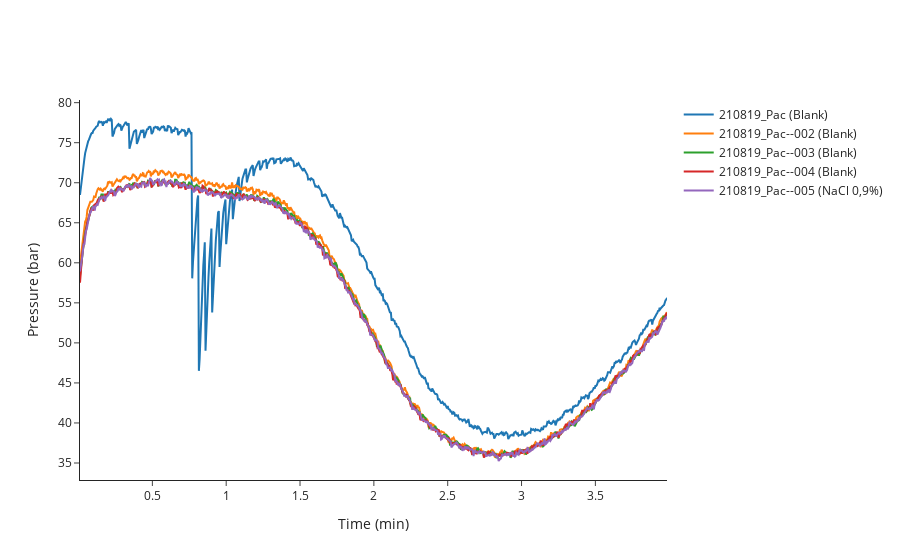

Write notebook code for a chart like this one.
### Code cell
date = '2021-08-19 15-50-49_1'

test_data = pc.get_features(tests[date])
test_metadata = pc.get_metadata(tests[date])

test_data.to_csv(f"dev/test_features_{date}.csv", index=False)
test_metadata.to_csv(f"dev/test_metadata_{date}.csv", index=False)
print(f"Test {date}: size: ", len(tests[date]), " indices:", tests[date])

fig_test=pc.plot_pressure_curves(indices = tests[date])
fig_test.update_layout(showlegend=False)
fig_test.write_image(f"dev/figures/fig_test_{date}_curves.png", width=550, height= 350, scale = 3)
fig_test.update_layout(showlegend=True)
fig_test.show()

fig_test_features = pc.plot_features(tests[date])
fig_test_features.update_layout(showlegend=False)
fig_test_features.write_image(f"dev/figures/fig_test_{date}_features.png", width=550, height= 350, scale = 3)
#fig_test_features.update_layout(showlegend=True)
#fig_test_features.show()

fig_test_features_raw = pc.plot_features_raw(tests[date])
fig_test_features_raw.update_layout(showlegend=False)
fig_test_features_raw.write_image(f"dev/figures/fig_test_{date}_features_raw.png", width=550, height= 350, scale = 3)
#fig_test_features_raw.update_layout(showlegend=True)
#fig_test_features_raw.show()

### Figure 1 — Plotly figure (JSON) as saved in the notebook; plotly's stock layout.template omitted (floating-point values rounded to 4 significant figures; data arrays with more than 128 entries replaced by an {"elided": "..."} marker saying what was removed)
{"data": [{"hovertemplate": "<b>index</b>: 116<br><b>name</b>: 210819_Pac<br><b>path</b>: C:/Users/Sandeep/Desktop/ExtractedSignals\\210819_Pac 2021-08-19 15-50-49\\210819_Pac.D<br><b>batch</b>: 210819_Pac 2021-08-19 15-50-49<br><b>batch_position</b>: 1<br><b>idle_time</b>: 163.0<br><b>sample</b>: Blank<br><b>method</b>: SAA_411_Pac.M<br><b>timestamp</b>: 2021-08-19 15:50:54<br><b>detector</b>: G1315C<br><b>pump</b>: G7116B<br><b>start_time</b>: 2021-08-19 15:53:24<br><b>end_time</b>: 2021-08-19 15:57:24<br><b>runtime</b>: 239.7000000000036<br><b>Time: </b>%{x}<br><b>Pressure: </b>%{y}<extra></extra>", "mode": "lines", "name": "210819_Pac (Blank)", "text": "<b>index</b>: 116<br><b>name</b>: 210819_Pac<br><b>path</b>: C:/Users/Sandeep/Desktop/ExtractedSignals\\210819_Pac 2021-08-19 15-50-49\\210819_Pac.D<br><b>batch</b>: 210819_Pac 2021-08-19 15-50-49<br><b>batch_position</b>: 1<br><b>idle_time</b>: 163.0<br><b>sample</b>: Blank<br><b>method</b>: SAA_411_Pac.M<br><b>timestamp</b>: 2021-08-19 15:50:54<br><b>detector</b>: G1315C<br><b>pump</b>: G7116B<br><b>start_time</b>: 2021-08-19 15:53:24<br><b>end_time</b>: 2021-08-19 15:57:24<br><b>runtime</b>: 239.7000000000036", "type": "scatter", "x": {"elided": "796 float values"}, "y": {"elided": "796 float values"}}, {"hovertemplate": "<b>index</b>: 117<br><b>name</b>: 210819_Pac--002<br><b>path</b>: C:/Users/Sandeep/Desktop/ExtractedSignals\\210819_Pac 2021-08-19 15-50-49\\210819_Pac--002.D<br><b>batch</b>: 210819_Pac 2021-08-19 15-50-49<br><b>batch_position</b>: 2<br><b>idle_time</b>: 39.0<br><b>sample</b>: Blank<br><b>method</b>: SAA_411_Pac.M<br><b>timestamp</b>: 2021-08-19 15:57:29<br><b>detector</b>: G1315C<br><b>pump</b>: G7110B<br><b>start_time</b>: 2021-08-19 15:58:03<br><b>end_time</b>: 2021-08-19 16:02:04<br><b>runtime</b>: 239.7000000000036<br><b>Time: </b>%{x}<br><b>Pressure: </b>%{y}<extra></extra>", "mode": "lines", "name": "210819_Pac--002 (Blank)", "text": "<b>index</b>: 117<br><b>name</b>: 210819_Pac--002<br><b>path</b>: C:/Users/Sandeep/Desktop/ExtractedSignals\\210819_Pac 2021-08-19 15-50-49\\210819_Pac--002.D<br><b>batch</b>: 210819_Pac 2021-08-19 15-50-49<br><b>batch_position</b>: 2<br><b>idle_time</b>: 39.0<br><b>sample</b>: Blank<br><b>method</b>: SAA_411_Pac.M<br><b>timestamp</b>: 2021-08-19 15:57:29<br><b>detector</b>: G1315C<br><b>pump</b>: G7110B<br><b>start_time</b>: 2021-08-19 15:58:03<br><b>end_time</b>: 2021-08-19 16:02:04<br><b>runtime</b>: 239.7000000000036", "type": "scatter", "x": {"elided": "796 float values"}, "y": {"elided": "796 float values"}}, {"hovertemplate": "<b>index</b>: 118<br><b>name</b>: 210819_Pac--003<br><b>path</b>: C:/Users/Sandeep/Desktop/ExtractedSignals\\210819_Pac 2021-08-19 15-50-49\\210819_Pac--003.D<br><b>batch</b>: 210819_Pac 2021-08-19 15-50-49<br><b>batch_position</b>: 3<br><b>idle_time</b>: 39.0<br><b>sample</b>: Blank<br><b>method</b>: SAA_411_Pac.M<br><b>timestamp</b>: 2021-08-19 16:02:09<br><b>detector</b>: G1315C<br><b>pump</b>: G7110B<br><b>start_time</b>: 2021-08-19 16:02:43<br><b>end_time</b>: 2021-08-19 16:06:43<br><b>runtime</b>: 239.7000000000036<br><b>Time: </b>%{x}<br><b>Pressure: </b>%{y}<extra></extra>", "mode": "lines", "name": "210819_Pac--003 (Blank)", "text": "<b>index</b>: 118<br><b>name</b>: 210819_Pac--003<br><b>path</b>: C:/Users/Sandeep/Desktop/ExtractedSignals\\210819_Pac 2021-08-19 15-50-49\\210819_Pac--003.D<br><b>batch</b>: 210819_Pac 2021-08-19 15-50-49<br><b>batch_position</b>: 3<br><b>idle_time</b>: 39.0<br><b>sample</b>: Blank<br><b>method</b>: SAA_411_Pac.M<br><b>timestamp</b>: 2021-08-19 16:02:09<br><b>detector</b>: G1315C<br><b>pump</b>: G7110B<br><b>start_time</b>: 2021-08-19 16:02:43<br><b>end_time</b>: 2021-08-19 16:06:43<br><b>runtime</b>: 239.7000000000036", "type": "scatter", "x": {"elided": "796 float values"}, "y": {"elided": "796 float values"}}, {"hovertemplate": "<b>index</b>: 119<br><b>name</b>: 210819_Pac--004<br><b>path</b>: C:/Users/Sandeep/Desktop/ExtractedSignals\\210819_Pac 2021-08-19 15-50-49\\210819_Pac--004.D<br><b>batch</b>: 210819_Pac 2021-08-19 15-50-49<br><b>batch_position</b>: 4<br><b>idle_time</b>: 39.0<br><b>sample</b>: Blank<br><b>method</b>: SAA_411_Pac.M<br><b>timestamp</b>: 2021-08-19 16:06:48<br><b>detector</b>: G7110B<br><b>pump</b>: G7110B<br><b>start_time</b>: 2021-08-19 16:07:22<br><b>end_time</b>: 2021-08-19 16:11:23<br><b>runtime</b>: 239.7000000000036<br><b>Time: </b>%{x}<br><b>Pressure: </b>%{y}<extra></extra>", "mode": "lines", "name": "210819_Pac--004 (Blank)", "text": "<b>index</b>: 119<br><b>name</b>: 210819_Pac--004<br><b>path</b>: C:/Users/Sandeep/Desktop/ExtractedSignals\\210819_Pac 2021-08-19 15-50-49\\210819_Pac--004.D<br><b>batch</b>: 210819_Pac 2021-08-19 15-50-49<br><b>batch_position</b>: 4<br><b>idle_time</b>: 39.0<br><b>sample</b>: Blank<br><b>method</b>: SAA_411_Pac.M<br><b>timestamp</b>: 2021-08-19 16:06:48<br><b>detector</b>: G7110B<br><b>pump</b>: G7110B<br><b>start_time</b>: 2021-08-19 16:07:22<br><b>end_time</b>: 2021-08-19 16:11:23<br><b>runtime</b>: 239.7000000000036", "type": "scatter", "x": {"elided": "796 float values"}, "y": {"elided": "796 float values"}}, {"hovertemplate": "<b>index</b>: 120<br><b>name</b>: 210819_Pac--005<br><b>path</b>: C:/Users/Sandeep/Desktop/ExtractedSignals\\210819_Pac 2021-08-19 15-50-49\\210819_Pac--005.D<br><b>batch</b>: 210819_Pac 2021-08-19 15-50-49<br><b>batch_position</b>: 5<br><b>idle_time</b>: 38.0<br><b>sample</b>: NaCl 0,9%<br><b>method</b>: SAA_411_Pac.M<br><b>timestamp</b>: 2021-08-19 16:11:28<br><b>detector</b>: G1315C<br><b>pump</b>: G7110B<br><b>start_time</b>: 2021-08-19 16:12:01<br><b>end_time</b>: 2021-08-19 16:16:02<br><b>runtime</b>: 239.7000000000036<br><b>Time: </b>%{x}<br><b>Pressure: </b>%{y}<extra></extra>", "mode": "lines", "name": "210819_Pac--005 (NaCl 0,9%)", "text": "<b>index</b>: 120<br><b>name</b>: 210819_Pac--005<br><b>path</b>: C:/Users/Sandeep/Desktop/ExtractedSignals\\210819_Pac 2021-08-19 15-50-49\\210819_Pac--005.D<br><b>batch</b>: 210819_Pac 2021-08-19 15-50-49<br><b>batch_position</b>: 5<br><b>idle_time</b>: 38.0<br><b>sample</b>: NaCl 0,9%<br><b>method</b>: SAA_411_Pac.M<br><b>timestamp</b>: 2021-08-19 16:11:28<br><b>detector</b>: G1315C<br><b>pump</b>: G7110B<br><b>start_time</b>: 2021-08-19 16:12:01<br><b>end_time</b>: 2021-08-19 16:16:02<br><b>runtime</b>: 239.7000000000036", "type": "scatter", "x": {"elided": "796 float values"}, "y": {"elided": "796 float values"}}], "layout": {"showlegend": true, "xaxis": {"title": {"text": "Time (min)"}}, "yaxis": {"title": {"text": "Pressure (bar)"}}}}
